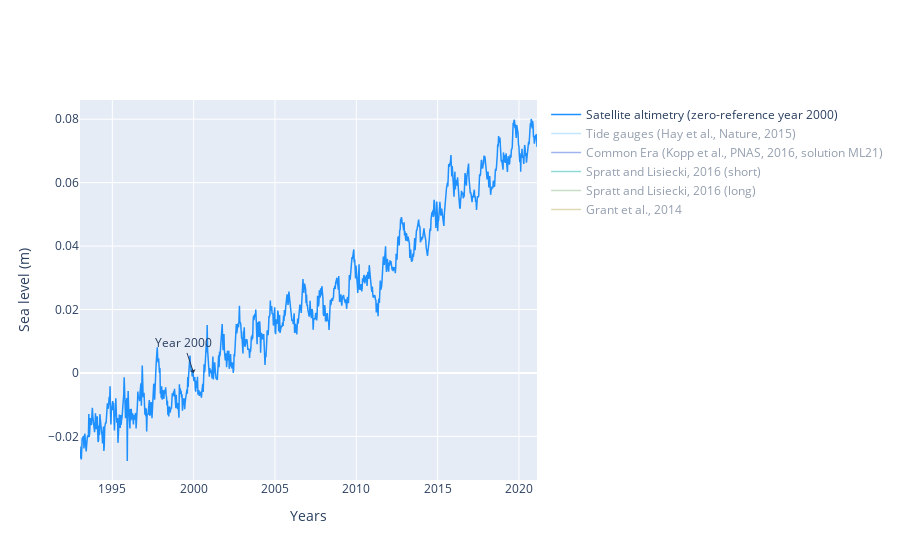

Here is the notebook cell this chart was saved with:
### Code cell
fig = go.Figure()

    #Sat altimetry
fig.add_trace(go.Scatter(
            name='Satellite altimetry (zero-reference year 2000)',
            x=Sat_alt['Year'],
            y=Sat_alt['Sea Level (m)'],
            mode='lines',
            line=dict(color='dodgerblue', width=1.5),
            ))   
    #Tide gauge
fig.add_trace(go.Scatter(
            name='Tide gauges (Hay et al., Nature, 2015)',
            x=tide_gauge['Year'],
            y=tide_gauge['Sea Level (m)'],
            mode='lines',
            legendgroup="tides",
            showlegend=True,
            line=dict(color='lightskyblue', width=1.5),
            visible='legendonly'))
fig.add_trace(go.Scatter(
            name='Tide gauges Upper Bound',
            x=tide_gauge['Year'],
            y=tide_gauge['Sea Level (m)']+tide_gauge['stdev'],
            mode='lines',
            legendgroup="tides",
            marker=dict(color='lightskyblue'),
            line=dict(width=0),
            showlegend=False,
            visible='legendonly'))
fig.add_trace(go.Scatter(
            name='Tide gauges Lower Bound',
            x=tide_gauge['Year'],
            y=tide_gauge['Sea Level (m)']-tide_gauge['stdev'],
            marker=dict(color='lightskyblue'),
            line=dict(width=0),
            mode='lines',
            fillcolor='rgba(135,206,250, 0.3)',
            fill='tonexty',
            legendgroup="tides",
            showlegend=False,
            visible='legendonly'))

    #Common Era
fig.add_trace(go.Scatter(
            name='Common Era (Kopp et al., PNAS, 2016, solution ML21)',
            x=CE_ML21_kopp['Year'],
            y=CE_ML21_kopp['Sea Level (m)'],
            mode='lines',
            showlegend=True,
            legendgroup="CommonEra",
            line=dict(color='royalblue', width=1.5),
            visible='legendonly'))
fig.add_trace(go.Scatter(
            name='Common Era Upper Bound',
            x=CE_ML21_kopp['Year'],
            y=CE_ML21_kopp['Sea Level (m)']+CE_ML21_kopp['stdev'],
            mode='lines',
            marker=dict(color='royalblue'),
            line=dict(width=0),
            legendgroup="CommonEra",
            showlegend=False,
            visible='legendonly'))
fig.add_trace(go.Scatter(
            name='Common Era Lower Bound',
            x=CE_ML21_kopp['Year'],
            y=CE_ML21_kopp['Sea Level (m)']-CE_ML21_kopp['stdev'],
            marker=dict(color='royalblue'),
            line=dict(width=0),
            mode='lines',
            fillcolor='rgba(65,105,225,0.3)',
            fill='tonexty',
            legendgroup="CommonEra",
            showlegend=False,
            visible='legendonly'))

    #Spratt and Lisiecki, short
fig.add_trace(go.Scatter(
            name='Spratt and Lisiecki, 2016 (short)',
            x=SprLis2016_short['Time (a)'],
            y=SprLis2016_short['Sea Level (m)'],
            mode='lines',
            legendgroup="SprL_short",
            line=dict(color='lightseagreen', width=1.5),
            visible='legendonly'))
fig.add_trace(go.Scatter(
            name='Spratt and Lisiecki, 2016 Upper Bound',
            x=SprLis2016_short['Time (a)'],
            y=SprLis2016_short['95% top CI (m)'],
            mode='lines',
            marker=dict(color='lightseagreen'),
            line=dict(width=0),
            legendgroup="SprL_short",
            showlegend=False,
            visible='legendonly'))
fig.add_trace(go.Scatter(
            name='Spratt and Lisiecki, 2016 Lower Bound',
            x=SprLis2016_short['Time (a)'],
            y=SprLis2016_short['95% bottom CI (m)'],
            marker=dict(color='lightseagreen'),
            line=dict(width=0),
            mode='lines',
            fillcolor='rgba(32,178,170, 0.3)',
            fill='tonexty',
            legendgroup="SprL_short",
            showlegend=False,
            visible='legendonly'))

    #Spratt and Lisiecki, long
fig.add_trace(go.Scatter(
            name='Spratt and Lisiecki, 2016 (long)',
            x=SprLis2016_long['Time (a)'],
            y=SprLis2016_long['Sea Level (m)'],
            mode='lines',
            legendgroup="SprL_long",
            line=dict(color='darkseagreen', width=1.5),
            visible='legendonly'))
fig.add_trace(go.Scatter(
            name='Spratt and Lisiecki, 2016 Upper Bound',
            x=SprLis2016_long['Time (a)'],
            y=SprLis2016_long['95% top CI (m)'],
            mode='lines',
            marker=dict(color='darkseagreen'),
            line=dict(width=0),
            legendgroup="SprL_long",
            showlegend=False,
            visible='legendonly'))
fig.add_trace(go.Scatter(
            name='Spratt and Lisiecki, 2016 Lower Bound',
            x=SprLis2016_long['Time (a)'],
            y=SprLis2016_long['95% bottom CI (m)'],
            marker=dict(color='darkseagreen'),
            line=dict(width=0),
            mode='lines',
            fillcolor='rgba(143,188,143, 0.3)',
            fill='tonexty',
            legendgroup="SprL_long",
            showlegend=False,
            visible='legendonly'))

    #Grant et al., 2014
fig.add_trace(go.Scatter(
            name='Grant et al., 2014',
            x=Grant2014['Time (a)'],
            y=Grant2014['Prob max Sea Level (m)'],
            mode='lines',
            legendgroup="grant2014",
            line=dict(color='darkkhaki', width=1.5),
            visible='legendonly'))
fig.add_trace(go.Scatter(
            name='Grant et al., 2014 Upper Bound',
            x=Grant2014['Time (a)'],
            y=Grant2014['95% top CI (m)'],
            mode='lines',
            marker=dict(color='darkkhaki'),
            line=dict(width=0),
            legendgroup="grant2014",
            showlegend=False,
            visible='legendonly'))
fig.add_trace(go.Scatter(
            name='Spratt and Lisiecki, 2016 Lower Bound',
            x=Grant2014['Time (a)'],
            y=Grant2014['95% bottom CI (m)'],
            marker=dict(color='darkkhaki'),
            line=dict(width=0),
            mode='lines',
            fillcolor='rgba(189,183,107, 0.3)',
            fill='tonexty',
            legendgroup="grant2014",
            showlegend=False,
            visible='legendonly'))

fig.update_layout(
    hovermode="x",
    xaxis_title='Years',
    yaxis_title='Sea level (m)',
   legend={'traceorder':'normal'})


fig.add_annotation(x=2000, y=0,
            text="Year 2000",
            showarrow=True,
            arrowhead=1)

fig.show()
fig.write_html("sealevelcurves.html")

### Figure 1 — Plotly figure (JSON) as saved in the notebook; plotly's stock layout.template omitted (floating-point values rounded to 4 significant figures; data arrays with more than 128 entries replaced by an {"elided": "..."} marker saying what was removed)
{"data": [{"line": {"color": "dodgerblue", "width": 1.5}, "mode": "lines", "name": "Satellite altimetry (zero-reference year 2000)", "type": "scatter", "x": {"elided": "1035 float values"}, "y": {"elided": "1035 float values"}}, {"legendgroup": "tides", "line": {"color": "lightskyblue", "width": 1.5}, "mode": "lines", "name": "Tide gauges (Hay et al., Nature, 2015)", "showlegend": true, "type": "scatter", "visible": "legendonly", "x": [1900, 1901, 1902, 1903, 1904, 1905, 1906, 1907, 1908, 1909, 1910, 1911, 1912, 1913, 1914, 1915, 1916, 1917, 1918, 1919, 1920, 1921, 1922, 1923, 1924, 1925, 1926, 1927, 1928, 1929, 1930, 1931, 1932, 1933, 1934, 1935, 1936, 1937, 1938, 1939, 1940, 1941, 1942, 1943, 1944, 1945, 1946, 1947, 1948, 1949, 1950, 1951, 1952, 1953, 1954, 1955, 1956, 1957, 1958, 1959, 1960, 1961, 1962, 1963, 1964, 1965, 1966, 1967, 1968, 1969, 1970, 1971, 1972, 1973, 1974, 1975, 1976, 1977, 1978, 1979, 1980, 1981, 1982, 1983, 1984, 1985, 1986, 1987, 1988, 1989, 1990, 1991, 1992, 1993, 1994, 1995, 1996, 1997, 1998, 1999, 2000, 2001, 2002, 2003, 2004, 2005, 2006, 2007, 2008, 2009, 2010], "y": [-0.1311, -0.1305, -0.1298, -0.1288, -0.1281, -0.1276, -0.1265, -0.1251, -0.124, -0.1226, -0.1204, -0.1177, -0.1149, -0.1122, -0.1098, -0.1081, -0.1076, -0.1074, -0.1071, -0.1064, -0.1054, -0.1055, -0.1064, -0.1071, -0.1075, -0.1077, -0.1075, -0.107, -0.1065, -0.1048, -0.1027, -0.1003, -0.09781, -0.09602, -0.09456, -0.09219, -0.0892, -0.08568, -0.08197, -0.07965, -0.07838, -0.07687, -0.07528, -0.07353, -0.07179, -0.06903, -0.06538, -0.06315, -0.06205, -0.0611, -0.05951, -0.05738, -0.05545, -0.05415, -0.05356, -0.05331, -0.05284, -0.05243, -0.05215, -0.05187, -0.05157, -0.05141, -0.05146, -0.0517, -0.05181, -0.05188, -0.05143, -0.05036, -0.04938, -0.04895, -0.04886, -0.0486, -0.0478, -0.04669, -0.04512, -0.04353, -0.04208, -0.04084, -0.03948, -0.03796, -0.03643, -0.03498, -0.0335, -0.03166, -0.02937, -0.02718, -0.02529, -0.02352, -0.02212, -0.02108, -0.01976, -0.01766, -0.01565, -0.01384, -0.01185, -0.009721, -0.00776, -0.006141, -0.00433, -0.002184, 0, 0.002433, 0.00523, 0.008303, 0.01171, 0.01532, 0.01904, 0.02265, 0.02564, 0.02868, 0.0328]}, {"legendgroup": "tides", "line": {"width": 0}, "marker": {"color": "lightskyblue"}, "mode": "lines", "name": "Tide gauges Upper Bound", "showlegend": false, "type": "scatter", "visible": "legendonly", "x": [1900, 1901, 1902, 1903, 1904, 1905, 1906, 1907, 1908, 1909, 1910, 1911, 1912, 1913, 1914, 1915, 1916, 1917, 1918, 1919, 1920, 1921, 1922, 1923, 1924, 1925, 1926, 1927, 1928, 1929, 1930, 1931, 1932, 1933, 1934, 1935, 1936, 1937, 1938, 1939, 1940, 1941, 1942, 1943, 1944, 1945, 1946, 1947, 1948, 1949, 1950, 1951, 1952, 1953, 1954, 1955, 1956, 1957, 1958, 1959, 1960, 1961, 1962, 1963, 1964, 1965, 1966, 1967, 1968, 1969, 1970, 1971, 1972, 1973, 1974, 1975, 1976, 1977, 1978, 1979, 1980, 1981, 1982, 1983, 1984, 1985, 1986, 1987, 1988, 1989, 1990, 1991, 1992, 1993, 1994, 1995, 1996, 1997, 1998, 1999, 2000, 2001, 2002, 2003, 2004, 2005, 2006, 2007, 2008, 2009, 2010], "y": [-0.1058, -0.1053, -0.1048, -0.104, -0.1034, -0.103, -0.1021, -0.1008, -0.09989, -0.09866, -0.09656, -0.09401, -0.09136, -0.08881, -0.08661, -0.08508, -0.08465, -0.08464, -0.08451, -0.08392, -0.0831, -0.08334, -0.08432, -0.08522, -0.08575, -0.08614, -0.08606, -0.08576, -0.08535, -0.08378, -0.0819, -0.0796, -0.07728, -0.07564, -0.07433, -0.07212, -0.06928, -0.06592, -0.06236, -0.0602, -0.05909, -0.05773, -0.0563, -0.05471, -0.05312, -0.05052, -0.04703, -0.04496, -0.04402, -0.04323, -0.0418, -0.03983, -0.03805, -0.0369, -0.03648, -0.03638, -0.03607, -0.03583, -0.03571, -0.03558, -0.03545, -0.03545, -0.03567, -0.03607, -0.03635, -0.03659, -0.0363, -0.0354, -0.0346, -0.03434, -0.03443, -0.03434, -0.03373, -0.0328, -0.03142, -0.03001, -0.02875, -0.0277, -0.02653, -0.0252, -0.02387, -0.02263, -0.02135, -0.01972, -0.01764, -0.01567, -0.01399, -0.01245, -0.01128, -0.01047, -0.009377, -0.007519, -0.005761, -0.0042, -0.002472, -0.0006121, 0.001073, 0.002406, 0.003922, 0.005761, 0.007627, 0.009727, 0.01218, 0.01488, 0.0179, 0.02109, 0.02437, 0.02749, 0.02993, 0.03234, 0.03572]}, {"fill": "tonexty", "fillcolor": "rgba(135,206,250, 0.3)", "legendgroup": "tides", "line": {"width": 0}, "marker": {"color": "lightskyblue"}, "mode": "lines", "name": "Tide gauges Lower Bound", "showlegend": false, "type": "scatter", "visible": "legendonly", "x": [1900, 1901, 1902, 1903, 1904, 1905, 1906, 1907, 1908, 1909, 1910, 1911, 1912, 1913, 1914, 1915, 1916, 1917, 1918, 1919, 1920, 1921, 1922, 1923, 1924, 1925, 1926, 1927, 1928, 1929, 1930, 1931, 1932, 1933, 1934, 1935, 1936, 1937, 1938, 1939, 1940, 1941, 1942, 1943, 1944, 1945, 1946, 1947, 1948, 1949, 1950, 1951, 1952, 1953, 1954, 1955, 1956, 1957, 1958, 1959, 1960, 1961, 1962, 1963, 1964, 1965, 1966, 1967, 1968, 1969, 1970, 1971, 1972, 1973, 1974, 1975, 1976, 1977, 1978, 1979, 1980, 1981, 1982, 1983, 1984, 1985, 1986, 1987, 1988, 1989, 1990, 1991, 1992, 1993, 1994, 1995, 1996, 1997, 1998, 1999, 2000, 2001, 2002, 2003, 2004, 2005, 2006, 2007, 2008, 2009, 2010], "y": [-0.1565, -0.1557, -0.1548, -0.1537, -0.1528, -0.1521, -0.1509, -0.1493, -0.1481, -0.1466, -0.1442, -0.1413, -0.1384, -0.1355, -0.133, -0.1312, -0.1305, -0.1302, -0.1298, -0.1289, -0.1278, -0.1277, -0.1284, -0.129, -0.1292, -0.1293, -0.1289, -0.1283, -0.1276, -0.1258, -0.1236, -0.121, -0.1183, -0.1164, -0.1148, -0.1123, -0.1091, -0.1054, -0.1016, -0.0991, -0.09768, -0.09601, -0.09426, -0.09235, -0.09045, -0.08753, -0.08372, -0.08134, -0.08007, -0.07897, -0.07722, -0.07494, -0.07285, -0.07139, -0.07065, -0.07024, -0.06961, -0.06904, -0.0686, -0.06815, -0.0677, -0.06737, -0.06726, -0.06733, -0.06727, -0.06718, -0.06655, -0.06531, -0.06416, -0.06356, -0.06329, -0.06285, -0.06187, -0.06058, -0.05883, -0.05705, -0.05541, -0.05398, -0.05243, -0.05071, -0.04898, -0.04733, -0.04565, -0.0436, -0.0411, -0.0387, -0.03658, -0.03459, -0.03297, -0.0317, -0.03013, -0.02779, -0.02554, -0.02347, -0.02123, -0.01883, -0.01659, -0.01469, -0.01258, -0.01013, -0.007627, -0.004862, -0.001716, 0.001726, 0.005526, 0.009546, 0.01372, 0.01782, 0.02135, 0.02501, 0.02989]}, {"legendgroup": "CommonEra", "line": {"color": "royalblue", "width": 1.5}, "mode": "lines", "name": "Common Era (Kopp et al., PNAS, 2016, solution ML21)", "showlegend": true, "type": "scatter", "visible": "legendonly", "x": {"elided": "162 int values"}, "y": {"elided": "162 float values"}}, {"legendgroup": "CommonEra", "line": {"width": 0}, "marker": {"color": "royalblue"}, "mode": "lines", "name": "Common Era Upper Bound", "showlegend": false, "type": "scatter", "visible": "legendonly", "x": {"elided": "162 int values"}, "y": {"elided": "162 float values"}}, {"fill": "tonexty", "fillcolor": "rgba(65,105,225,0.3)", "legendgroup": "CommonEra", "line": {"width": 0}, "marker": {"color": "royalblue"}, "mode": "lines", "name": "Common Era Lower Bound", "showlegend": false, "type": "scatter", "visible": "legendonly", "x": {"elided": "162 int values"}, "y": {"elided": "162 float values"}}, {"legendgroup": "SprL_short", "line": {"color": "lightseagreen", "width": 1.5}, "mode": "lines", "name": "Spratt and Lisiecki, 2016 (short)", "type": "scatter", "visible": "legendonly", "x": {"elided": "799 int values"}, "y": {"elided": "799 float values"}}, {"legendgroup": "SprL_short", "line": {"width": 0}, "marker": {"color": "lightseagreen"}, "mode": "lines", "name": "Spratt and Lisiecki, 2016 Upper Bound", "showlegend": false, "type": "scatter", "visible": "legendonly", "x": {"elided": "799 int values"}, "y": {"elided": "799 float values"}}, {"fill": "tonexty", "fillcolor": "rgba(32,178,170, 0.3)", "legendgroup": "SprL_short", "line": {"width": 0}, "marker": {"color": "lightseagreen"}, "mode": "lines", "name": "Spratt and Lisiecki, 2016 Lower Bound", "showlegend": false, "type": "scatter", "visible": "legendonly", "x": {"elided": "799 int values"}, "y": {"elided": "799 float values"}}, {"legendgroup": "SprL_long", "line": {"color": "darkseagreen", "width": 1.5}, "mode": "lines", "name": "Spratt and Lisiecki, 2016 (long)", "type": "scatter", "visible": "legendonly", "x": {"elided": "799 int values"}, "y": {"elided": "799 float values"}}, {"legendgroup": "SprL_long", "line": {"width": 0}, "marker": {"color": "darkseagreen"}, "mode": "lines", "name": "Spratt and Lisiecki, 2016 Upper Bound", "showlegend": false, "type": "scatter", "visible": "legendonly", "x": {"elided": "799 int values"}, "y": {"elided": "799 float values"}}, {"fill": "tonexty", "fillcolor": "rgba(143,188,143, 0.3)", "legendgroup": "SprL_long", "line": {"width": 0}, "marker": {"color": "darkseagreen"}, "mode": "lines", "name": "Spratt and Lisiecki, 2016 Lower Bound", "showlegend": false, "type": "scatter", "visible": "legendonly", "x": {"elided": "799 int values"}, "y": {"elided": "799 float values"}}, {"legendgroup": "grant2014", "line": {"color": "darkkhaki", "width": 1.5}, "mode": "lines", "name": "Grant et al., 2014", "type": "scatter", "visible": "legendonly", "x": {"elided": "3937 int values"}, "y": {"elided": "3937 float values"}}, {"legendgroup": "grant2014", "line": {"width": 0}, "marker": {"color": "darkkhaki"}, "mode": "lines", "name": "Grant et al., 2014 Upper Bound", "showlegend": false, "type": "scatter", "visible": "legendonly", "x": {"elided": "3937 int values"}, "y": {"elided": "3937 float values"}}, {"fill": "tonexty", "fillcolor": "rgba(189,183,107, 0.3)", "legendgroup": "grant2014", "line": {"width": 0}, "marker": {"color": "darkkhaki"}, "mode": "lines", "name": "Spratt and Lisiecki, 2016 Lower Bound", "showlegend": false, "type": "scatter", "visible": "legendonly", "x": {"elided": "3937 int values"}, "y": {"elided": "3937 float values"}}], "layout": {"annotations": [{"arrowhead": 1, "showarrow": true, "text": "Year 2000", "x": 2000, "y": 0}], "hovermode": "x", "legend": {"traceorder": "normal"}, "xaxis": {"title": {"text": "Years"}}, "yaxis": {"title": {"text": "Sea level (m)"}}}}
